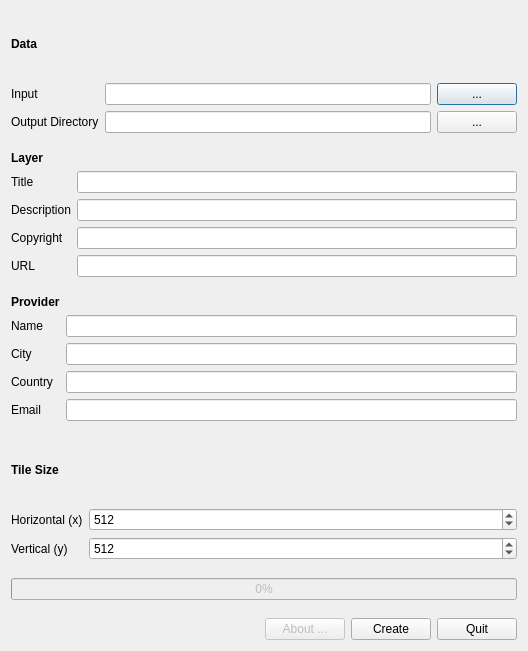
<?xml version="1.0" encoding="UTF-8"?>
<ui version="4.0">
 <class>gpsinfoMainDialog</class>
 <widget class="QDialog" name="gpsinfoMainDialog">
  <property name="geometry">
   <rect>
    <x>0</x>
    <y>0</y>
    <width>528</width>
    <height>651</height>
   </rect>
  </property>
  <property name="windowTitle">
   <string>gpsinfo_create - Tile Creator for gpsinfo</string>
  </property>
  <layout class="QGridLayout" name="gridLayout_5">
   <item row="0" column="0">
    <layout class="QVBoxLayout" name="verticalLayout">
     <property name="spacing">
      <number>18</number>
     </property>
     <item>
      <layout class="QGridLayout" name="gridLayout">
       <item row="1" column="1">
        <widget class="QLineEdit" name="lineEdit_input"/>
       </item>
       <item row="1" column="2">
        <widget class="QPushButton" name="pushButton_input">
         <property name="text">
          <string>...</string>
         </property>
        </widget>
       </item>
       <item row="2" column="2">
        <widget class="QPushButton" name="pushButton_output">
         <property name="text">
          <string>...</string>
         </property>
        </widget>
       </item>
       <item row="2" column="0">
        <widget class="QLabel" name="label_2">
         <property name="text">
          <string>Output Directory</string>
         </property>
        </widget>
       </item>
       <item row="1" column="0">
        <widget class="QLabel" name="label">
         <property name="text">
          <string>Input</string>
         </property>
        </widget>
       </item>
       <item row="2" column="1">
        <widget class="QLineEdit" name="lineEdit_output"/>
       </item>
       <item row="0" column="0">
        <widget class="QLabel" name="label_3">
         <property name="text">
          <string>&lt;b&gt;Data&lt;/b&gt;</string>
         </property>
        </widget>
       </item>
      </layout>
     </item>
     <item>
      <layout class="QGridLayout" name="gridLayout_2">
       <item row="3" column="1">
        <widget class="QLineEdit" name="lineEdit_copyright"/>
       </item>
       <item row="2" column="1">
        <widget class="QLineEdit" name="lineEdit_description"/>
       </item>
       <item row="4" column="0">
        <widget class="QLabel" name="label_16">
         <property name="text">
          <string>URL</string>
         </property>
        </widget>
       </item>
       <item row="2" column="0">
        <widget class="QLabel" name="label_6">
         <property name="text">
          <string>Description</string>
         </property>
        </widget>
       </item>
       <item row="0" column="0">
        <widget class="QLabel" name="label_4">
         <property name="text">
          <string>&lt;b&gt;Layer&lt;/b&gt;</string>
         </property>
         <property name="scaledContents">
          <bool>false</bool>
         </property>
        </widget>
       </item>
       <item row="3" column="0">
        <widget class="QLabel" name="label_7">
         <property name="text">
          <string>Copyright</string>
         </property>
        </widget>
       </item>
       <item row="1" column="0">
        <widget class="QLabel" name="label_5">
         <property name="text">
          <string>Title</string>
         </property>
        </widget>
       </item>
       <item row="1" column="1">
        <widget class="QLineEdit" name="lineEdit_title"/>
       </item>
       <item row="4" column="1">
        <widget class="QLineEdit" name="lineEdit_URL"/>
       </item>
      </layout>
     </item>
     <item>
      <layout class="QGridLayout" name="gridLayout_3">
       <item row="3" column="0">
        <widget class="QLabel" name="label_11">
         <property name="text">
          <string>Country</string>
         </property>
        </widget>
       </item>
       <item row="1" column="1">
        <widget class="QLineEdit" name="lineEdit_name"/>
       </item>
       <item row="2" column="0">
        <widget class="QLabel" name="label_10">
         <property name="text">
          <string>City</string>
         </property>
        </widget>
       </item>
       <item row="3" column="1">
        <widget class="QLineEdit" name="lineEdit_country"/>
       </item>
       <item row="4" column="1">
        <widget class="QLineEdit" name="lineEdit_email"/>
       </item>
       <item row="0" column="0">
        <widget class="QLabel" name="label_8">
         <property name="text">
          <string>&lt;b&gt;Provider&lt;/b&gt;</string>
         </property>
        </widget>
       </item>
       <item row="2" column="1">
        <widget class="QLineEdit" name="lineEdit_city"/>
       </item>
       <item row="4" column="0">
        <widget class="QLabel" name="label_12">
         <property name="text">
          <string>Email</string>
         </property>
        </widget>
       </item>
       <item row="1" column="0">
        <widget class="QLabel" name="label_9">
         <property name="text">
          <string>Name</string>
         </property>
        </widget>
       </item>
      </layout>
     </item>
     <item>
      <layout class="QGridLayout" name="gridLayout_4">
       <item row="2" column="0">
        <widget class="QLabel" name="label_15">
         <property name="text">
          <string>Vertical (y)</string>
         </property>
        </widget>
       </item>
       <item row="0" column="0">
        <widget class="QLabel" name="label_13">
         <property name="text">
          <string>&lt;html&gt;&lt;head/&gt;&lt;body&gt;&lt;p&gt;&lt;span style=&quot; font-weight:600;&quot;&gt;Tile Size&lt;/span&gt;&lt;/p&gt;&lt;/body&gt;&lt;/html&gt;</string>
         </property>
        </widget>
       </item>
       <item row="1" column="0">
        <widget class="QLabel" name="label_14">
         <property name="text">
          <string>Horizontal (x)</string>
         </property>
        </widget>
       </item>
       <item row="1" column="1">
        <widget class="QSpinBox" name="spinBox_x">
         <property name="sizePolicy">
          <sizepolicy hsizetype="Minimum" vsizetype="Fixed">
           <horstretch>1</horstretch>
           <verstretch>0</verstretch>
          </sizepolicy>
         </property>
         <property name="minimum">
          <number>1</number>
         </property>
         <property name="maximum">
          <number>999999</number>
         </property>
         <property name="value">
          <number>512</number>
         </property>
        </widget>
       </item>
       <item row="2" column="1">
        <widget class="QSpinBox" name="spinBox_y">
         <property name="sizePolicy">
          <sizepolicy hsizetype="Minimum" vsizetype="Fixed">
           <horstretch>1</horstretch>
           <verstretch>0</verstretch>
          </sizepolicy>
         </property>
         <property name="minimum">
          <number>1</number>
         </property>
         <property name="maximum">
          <number>999999</number>
         </property>
         <property name="value">
          <number>512</number>
         </property>
        </widget>
       </item>
      </layout>
     </item>
     <item>
      <widget class="QProgressBar" name="progressBar">
       <property name="enabled">
        <bool>false</bool>
       </property>
       <property name="value">
        <number>0</number>
       </property>
       <property name="textVisible">
        <bool>true</bool>
       </property>
      </widget>
     </item>
     <item>
      <layout class="QHBoxLayout" name="horizontalLayout">
       <item>
        <layout class="QGridLayout" name="gridLayout_6">
         <item row="0" column="3">
          <widget class="QPushButton" name="pushButton_quit">
           <property name="text">
            <string>Quit</string>
           </property>
          </widget>
         </item>
         <item row="0" column="2">
          <widget class="QPushButton" name="pushButton_create">
           <property name="text">
            <string>Create</string>
           </property>
          </widget>
         </item>
         <item row="0" column="1">
          <widget class="QPushButton" name="pushButton_about">
           <property name="enabled">
            <bool>false</bool>
           </property>
           <property name="text">
            <string>About ...</string>
           </property>
          </widget>
         </item>
         <item row="0" column="0">
          <spacer name="horizontalSpacer">
           <property name="orientation">
            <enum>Qt::Horizontal</enum>
           </property>
           <property name="sizeHint" stdset="0">
            <size>
             <width>40</width>
             <height>20</height>
            </size>
           </property>
          </spacer>
         </item>
        </layout>
       </item>
      </layout>
     </item>
    </layout>
   </item>
  </layout>
 </widget>
 <layoutdefault spacing="6" margin="11"/>
 <tabstops>
  <tabstop>lineEdit_input</tabstop>
  <tabstop>pushButton_input</tabstop>
  <tabstop>lineEdit_output</tabstop>
  <tabstop>pushButton_output</tabstop>
  <tabstop>lineEdit_title</tabstop>
  <tabstop>lineEdit_description</tabstop>
  <tabstop>lineEdit_copyright</tabstop>
  <tabstop>lineEdit_name</tabstop>
  <tabstop>lineEdit_city</tabstop>
  <tabstop>lineEdit_country</tabstop>
  <tabstop>lineEdit_email</tabstop>
  <tabstop>spinBox_x</tabstop>
  <tabstop>spinBox_y</tabstop>
  <tabstop>pushButton_about</tabstop>
  <tabstop>pushButton_create</tabstop>
  <tabstop>pushButton_quit</tabstop>
 </tabstops>
 <resources/>
 <connections/>
</ui>
